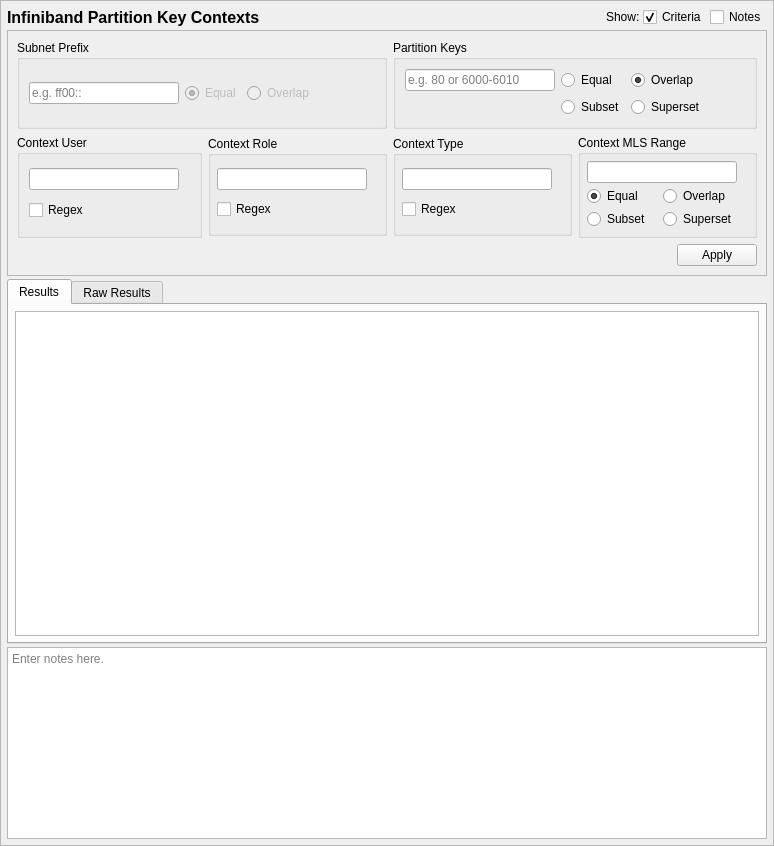
<?xml version="1.0" encoding="UTF-8"?>
<ui version="4.0">
 <class>PortconQueryTab_ui</class>
 <widget class="QScrollArea" name="PortconQueryTab_ui">
  <property name="geometry">
   <rect>
    <x>0</x>
    <y>0</y>
    <width>774</width>
    <height>846</height>
   </rect>
  </property>
  <property name="sizeAdjustPolicy">
   <enum>QAbstractScrollArea::AdjustToContents</enum>
  </property>
  <property name="widgetResizable">
   <bool>true</bool>
  </property>
  <widget class="QWidget" name="contents">
   <property name="geometry">
    <rect>
     <x>0</x>
     <y>0</y>
     <width>772</width>
     <height>844</height>
    </rect>
   </property>
   <property name="minimumSize">
    <size>
     <width>0</width>
     <height>0</height>
    </size>
   </property>
   <layout class="QGridLayout" name="gridLayout_9">
    <property name="leftMargin">
     <number>6</number>
    </property>
    <property name="topMargin">
     <number>6</number>
    </property>
    <property name="rightMargin">
     <number>6</number>
    </property>
    <property name="bottomMargin">
     <number>6</number>
    </property>
    <property name="spacing">
     <number>3</number>
    </property>
    <item row="3" column="0" colspan="5">
     <widget class="QTextEdit" name="notes">
      <property name="sizePolicy">
       <sizepolicy hsizetype="Preferred" vsizetype="Preferred">
        <horstretch>0</horstretch>
        <verstretch>0</verstretch>
       </sizepolicy>
      </property>
      <property name="minimumSize">
       <size>
        <width>0</width>
        <height>80</height>
       </size>
      </property>
      <property name="toolTip">
       <string>Optionally enter notes here about the query.</string>
      </property>
      <property name="placeholderText">
       <string>Enter notes here.</string>
      </property>
     </widget>
    </item>
    <item row="0" column="4">
     <widget class="QCheckBox" name="notes_expander">
      <property name="toolTip">
       <string>Show or hide the notes field (no data is lost)</string>
      </property>
      <property name="text">
       <string>Notes</string>
      </property>
     </widget>
    </item>
    <item row="0" column="3">
     <widget class="QCheckBox" name="criteria_expander">
      <property name="toolTip">
       <string>Show or hide the search criteria (no settings are lost)</string>
      </property>
      <property name="text">
       <string>Criteria</string>
      </property>
      <property name="checked">
       <bool>true</bool>
      </property>
     </widget>
    </item>
    <item row="0" column="0">
     <widget class="QLabel" name="label">
      <property name="sizePolicy">
       <sizepolicy hsizetype="Preferred" vsizetype="Fixed">
        <horstretch>0</horstretch>
        <verstretch>0</verstretch>
       </sizepolicy>
      </property>
      <property name="maximumSize">
       <size>
        <width>16777215</width>
        <height>20</height>
       </size>
      </property>
      <property name="font">
       <font>
        <pointsize>12</pointsize>
        <weight>75</weight>
        <bold>true</bold>
       </font>
      </property>
      <property name="text">
       <string>Infiniband Partition Key Contexts</string>
      </property>
     </widget>
    </item>
    <item row="0" column="2">
     <widget class="QLabel" name="label_2">
      <property name="text">
       <string>Show:</string>
      </property>
     </widget>
    </item>
    <item row="0" column="1">
     <spacer name="horizontalSpacer_5">
      <property name="orientation">
       <enum>Qt::Orientation::Horizontal</enum>
      </property>
      <property name="sizeHint" stdset="0">
       <size>
        <width>40</width>
        <height>20</height>
       </size>
      </property>
     </spacer>
    </item>
    <item row="2" column="0" colspan="5">
     <widget class="QTabWidget" name="results_frame">
      <property name="sizePolicy">
       <sizepolicy hsizetype="Preferred" vsizetype="MinimumExpanding">
        <horstretch>0</horstretch>
        <verstretch>1</verstretch>
       </sizepolicy>
      </property>
      <property name="currentIndex">
       <number>0</number>
      </property>
      <widget class="QWidget" name="results_framePage1">
       <property name="sizePolicy">
        <sizepolicy hsizetype="Preferred" vsizetype="MinimumExpanding">
         <horstretch>0</horstretch>
         <verstretch>0</verstretch>
        </sizepolicy>
       </property>
       <attribute name="title">
        <string>Results</string>
       </attribute>
       <layout class="QVBoxLayout" name="verticalLayout_3">
        <property name="leftMargin">
         <number>6</number>
        </property>
        <property name="topMargin">
         <number>6</number>
        </property>
        <property name="rightMargin">
         <number>6</number>
        </property>
        <property name="bottomMargin">
         <number>6</number>
        </property>
        <item>
         <widget class="SEToolsTableView" name="table_results">
          <property name="sizePolicy">
           <sizepolicy hsizetype="Preferred" vsizetype="MinimumExpanding">
            <horstretch>0</horstretch>
            <verstretch>0</verstretch>
           </sizepolicy>
          </property>
          <property name="sizeAdjustPolicy">
           <enum>QAbstractScrollArea::AdjustIgnored</enum>
          </property>
          <property name="alternatingRowColors">
           <bool>true</bool>
          </property>
          <property name="sortingEnabled">
           <bool>true</bool>
          </property>
         </widget>
        </item>
       </layout>
      </widget>
      <widget class="QWidget" name="results_framePage2">
       <property name="sizePolicy">
        <sizepolicy hsizetype="Preferred" vsizetype="MinimumExpanding">
         <horstretch>0</horstretch>
         <verstretch>0</verstretch>
        </sizepolicy>
       </property>
       <attribute name="title">
        <string>Raw Results</string>
       </attribute>
       <layout class="QVBoxLayout" name="verticalLayout_2">
        <property name="leftMargin">
         <number>6</number>
        </property>
        <property name="topMargin">
         <number>6</number>
        </property>
        <property name="rightMargin">
         <number>6</number>
        </property>
        <property name="bottomMargin">
         <number>6</number>
        </property>
        <item>
         <widget class="QPlainTextEdit" name="raw_results">
          <property name="sizePolicy">
           <sizepolicy hsizetype="Preferred" vsizetype="MinimumExpanding">
            <horstretch>0</horstretch>
            <verstretch>0</verstretch>
           </sizepolicy>
          </property>
          <property name="minimumSize">
           <size>
            <width>0</width>
            <height>0</height>
           </size>
          </property>
          <property name="font">
           <font>
            <family>Monospace</family>
           </font>
          </property>
          <property name="documentTitle">
           <string/>
          </property>
          <property name="lineWrapMode">
           <enum>QPlainTextEdit::NoWrap</enum>
          </property>
          <property name="readOnly">
           <bool>true</bool>
          </property>
         </widget>
        </item>
       </layout>
      </widget>
     </widget>
    </item>
    <item row="1" column="0" colspan="5">
     <widget class="QFrame" name="criteria_frame">
      <property name="maximumSize">
       <size>
        <width>16777215</width>
        <height>16777215</height>
       </size>
      </property>
      <property name="frameShape">
       <enum>QFrame::StyledPanel</enum>
      </property>
      <property name="frameShadow">
       <enum>QFrame::Raised</enum>
      </property>
      <layout class="QGridLayout" name="gridLayout_4">
       <item row="0" column="0" colspan="2">
        <widget class="QGroupBox" name="subnet_prefix_criteria">
         <property name="title">
          <string>Subnet Prefix</string>
         </property>
         <layout class="QGridLayout" name="gridLayout_3">
          <item row="0" column="0">
           <widget class="QLineEdit" name="subnet_prefix">
            <property name="sizePolicy">
             <sizepolicy hsizetype="Expanding" vsizetype="Fixed">
              <horstretch>0</horstretch>
              <verstretch>0</verstretch>
             </sizepolicy>
            </property>
            <property name="minimumSize">
             <size>
              <width>150</width>
              <height>0</height>
             </size>
            </property>
            <property name="maximumSize">
             <size>
              <width>250</width>
              <height>16777215</height>
             </size>
            </property>
            <property name="placeholderText">
             <string>e.g. ff00::</string>
            </property>
           </widget>
          </item>
          <item row="0" column="1">
           <widget class="QRadioButton" name="subnet_prefix_exact">
            <property name="enabled">
             <bool>false</bool>
            </property>
            <property name="toolTip">
             <string>Match the subnet mask if the criteria is equal to the ibpkeycon's subnet prefix.</string>
            </property>
            <property name="text">
             <string>Equal</string>
            </property>
            <property name="checked">
             <bool>true</bool>
            </property>
           </widget>
          </item>
          <item row="0" column="2">
           <widget class="QRadioButton" name="subnet_prefix_overlap">
            <property name="enabled">
             <bool>false</bool>
            </property>
            <property name="toolTip">
             <string>Match the subnet prefix if the criteria overlaps the ibpkeycon's subnet prefix.</string>
            </property>
            <property name="text">
             <string>Overlap</string>
            </property>
            <property name="checked">
             <bool>false</bool>
            </property>
           </widget>
          </item>
          <item row="0" column="3">
           <spacer name="horizontalSpacer_2">
            <property name="orientation">
             <enum>Qt::Orientation::Horizontal</enum>
            </property>
            <property name="sizeHint" stdset="0">
             <size>
              <width>40</width>
              <height>20</height>
             </size>
            </property>
           </spacer>
          </item>
         </layout>
        </widget>
       </item>
       <item row="1" column="0">
        <widget class="QGroupBox" name="user_critera">
         <property name="title">
          <string>Context User</string>
         </property>
         <layout class="QGridLayout" name="gridLayout_6">
          <item row="0" column="0">
           <widget class="QLineEdit" name="user">
            <property name="sizePolicy">
             <sizepolicy hsizetype="Expanding" vsizetype="Fixed">
              <horstretch>0</horstretch>
              <verstretch>0</verstretch>
             </sizepolicy>
            </property>
            <property name="minimumSize">
             <size>
              <width>150</width>
              <height>0</height>
             </size>
            </property>
           </widget>
          </item>
          <item row="1" column="0">
           <widget class="QCheckBox" name="user_regex">
            <property name="toolTip">
             <string>Use regular expressions to match the context's user.</string>
            </property>
            <property name="text">
             <string>Regex</string>
            </property>
           </widget>
          </item>
          <item row="0" column="1">
           <spacer name="horizontalSpacer_3">
            <property name="orientation">
             <enum>Qt::Orientation::Horizontal</enum>
            </property>
            <property name="sizeHint" stdset="0">
             <size>
              <width>40</width>
              <height>20</height>
             </size>
            </property>
           </spacer>
          </item>
         </layout>
        </widget>
       </item>
       <item row="1" column="1">
        <widget class="QGroupBox" name="role_criteria">
         <property name="maximumSize">
          <size>
           <width>16777215</width>
           <height>100</height>
          </size>
         </property>
         <property name="title">
          <string>Context Role</string>
         </property>
         <layout class="QGridLayout" name="gridLayout_2">
          <property name="leftMargin">
           <number>6</number>
          </property>
          <property name="topMargin">
           <number>6</number>
          </property>
          <property name="rightMargin">
           <number>6</number>
          </property>
          <property name="bottomMargin">
           <number>6</number>
          </property>
          <property name="spacing">
           <number>3</number>
          </property>
          <item row="0" column="0">
           <widget class="QLineEdit" name="role">
            <property name="sizePolicy">
             <sizepolicy hsizetype="Expanding" vsizetype="Fixed">
              <horstretch>0</horstretch>
              <verstretch>0</verstretch>
             </sizepolicy>
            </property>
            <property name="minimumSize">
             <size>
              <width>150</width>
              <height>0</height>
             </size>
            </property>
            <property name="maximumSize">
             <size>
              <width>250</width>
              <height>16777215</height>
             </size>
            </property>
           </widget>
          </item>
          <item row="1" column="0">
           <widget class="QCheckBox" name="role_regex">
            <property name="enabled">
             <bool>true</bool>
            </property>
            <property name="toolTip">
             <string>Use regular expressions to match the context's role.</string>
            </property>
            <property name="text">
             <string>Regex</string>
            </property>
           </widget>
          </item>
          <item row="0" column="1">
           <spacer name="horizontalSpacer_4">
            <property name="orientation">
             <enum>Qt::Orientation::Horizontal</enum>
            </property>
            <property name="sizeHint" stdset="0">
             <size>
              <width>40</width>
              <height>20</height>
             </size>
            </property>
           </spacer>
          </item>
         </layout>
        </widget>
       </item>
       <item row="1" column="2">
        <widget class="QGroupBox" name="type_criteria">
         <property name="maximumSize">
          <size>
           <width>16777215</width>
           <height>100</height>
          </size>
         </property>
         <property name="title">
          <string>Context Type</string>
         </property>
         <layout class="QGridLayout" name="gridLayout_5">
          <property name="leftMargin">
           <number>6</number>
          </property>
          <property name="topMargin">
           <number>6</number>
          </property>
          <property name="rightMargin">
           <number>6</number>
          </property>
          <property name="bottomMargin">
           <number>6</number>
          </property>
          <property name="spacing">
           <number>3</number>
          </property>
          <item row="1" column="1">
           <widget class="QCheckBox" name="type_regex">
            <property name="toolTip">
             <string>Use regular expressions to match the context's type.</string>
            </property>
            <property name="text">
             <string>Regex</string>
            </property>
           </widget>
          </item>
          <item row="0" column="1">
           <widget class="QLineEdit" name="type_">
            <property name="sizePolicy">
             <sizepolicy hsizetype="Expanding" vsizetype="Fixed">
              <horstretch>0</horstretch>
              <verstretch>0</verstretch>
             </sizepolicy>
            </property>
            <property name="minimumSize">
             <size>
              <width>150</width>
              <height>0</height>
             </size>
            </property>
            <property name="maximumSize">
             <size>
              <width>250</width>
              <height>16777215</height>
             </size>
            </property>
           </widget>
          </item>
          <item row="0" column="2">
           <spacer name="horizontalSpacer_6">
            <property name="orientation">
             <enum>Qt::Orientation::Horizontal</enum>
            </property>
            <property name="sizeHint" stdset="0">
             <size>
              <width>40</width>
              <height>20</height>
             </size>
            </property>
           </spacer>
          </item>
         </layout>
        </widget>
       </item>
       <item row="1" column="3">
        <widget class="QGroupBox" name="range_criteria">
         <property name="maximumSize">
          <size>
           <width>16777215</width>
           <height>16777215</height>
          </size>
         </property>
         <property name="title">
          <string>Context MLS Range</string>
         </property>
         <layout class="QGridLayout" name="gridLayout_8">
          <property name="leftMargin">
           <number>6</number>
          </property>
          <property name="topMargin">
           <number>6</number>
          </property>
          <property name="rightMargin">
           <number>6</number>
          </property>
          <property name="bottomMargin">
           <number>6</number>
          </property>
          <property name="spacing">
           <number>3</number>
          </property>
          <item row="2" column="1">
           <widget class="QRadioButton" name="range_exact">
            <property name="toolTip">
             <string>Match the context's range if the criteria is equal to the context's range.</string>
            </property>
            <property name="text">
             <string>Equal</string>
            </property>
            <property name="checked">
             <bool>true</bool>
            </property>
           </widget>
          </item>
          <item row="2" column="2">
           <widget class="QRadioButton" name="range_overlap">
            <property name="toolTip">
             <string>Match the context's range if the criteria overlaps the context's range.</string>
            </property>
            <property name="text">
             <string>Overlap</string>
            </property>
           </widget>
          </item>
          <item row="3" column="1">
           <widget class="QRadioButton" name="range_subset">
            <property name="toolTip">
             <string>Match the context's range if the criteria is a subset of the context's range.</string>
            </property>
            <property name="text">
             <string>Subset</string>
            </property>
           </widget>
          </item>
          <item row="3" column="2">
           <widget class="QRadioButton" name="range_superset">
            <property name="toolTip">
             <string>Match the context's range if the criteria is a superset to the context's range.</string>
            </property>
            <property name="text">
             <string>Superset</string>
            </property>
           </widget>
          </item>
          <item row="1" column="1" colspan="2">
           <widget class="QLineEdit" name="range_">
            <property name="sizePolicy">
             <sizepolicy hsizetype="Expanding" vsizetype="Fixed">
              <horstretch>0</horstretch>
              <verstretch>0</verstretch>
             </sizepolicy>
            </property>
            <property name="minimumSize">
             <size>
              <width>150</width>
              <height>20</height>
             </size>
            </property>
            <property name="maximumSize">
             <size>
              <width>250</width>
              <height>16777215</height>
             </size>
            </property>
           </widget>
          </item>
          <item row="1" column="3">
           <spacer name="horizontalSpacer_7">
            <property name="orientation">
             <enum>Qt::Orientation::Horizontal</enum>
            </property>
            <property name="sizeType">
             <enum>QSizePolicy::Preferred</enum>
            </property>
            <property name="sizeHint" stdset="0">
             <size>
              <width>40</width>
              <height>20</height>
             </size>
            </property>
           </spacer>
          </item>
         </layout>
        </widget>
       </item>
       <item row="2" column="3">
        <widget class="QDialogButtonBox" name="buttonBox">
         <property name="standardButtons">
          <set>QDialogButtonBox::StandardButton::Apply</set>
         </property>
        </widget>
       </item>
       <item row="0" column="2" colspan="2">
        <widget class="QGroupBox" name="pkeys_criteria">
         <property name="title">
          <string>Partition Keys</string>
         </property>
         <layout class="QGridLayout" name="gridLayout">
          <item row="0" column="0">
           <widget class="QLineEdit" name="pkeys">
            <property name="sizePolicy">
             <sizepolicy hsizetype="Expanding" vsizetype="Fixed">
              <horstretch>0</horstretch>
              <verstretch>0</verstretch>
             </sizepolicy>
            </property>
            <property name="minimumSize">
             <size>
              <width>150</width>
              <height>0</height>
             </size>
            </property>
            <property name="maximumSize">
             <size>
              <width>250</width>
              <height>16777215</height>
             </size>
            </property>
            <property name="placeholderText">
             <string>e.g. 80 or 6000-6010</string>
            </property>
           </widget>
          </item>
          <item row="1" column="3">
           <widget class="QRadioButton" name="pkeys_superset">
            <property name="toolTip">
             <string>Match the port range if the criteria is a superset to the portcon's port range.</string>
            </property>
            <property name="text">
             <string>Superset</string>
            </property>
           </widget>
          </item>
          <item row="0" column="3">
           <widget class="QRadioButton" name="pkeys_overlap">
            <property name="toolTip">
             <string>Match the port range if the criteria overlaps the portcon's port range.</string>
            </property>
            <property name="text">
             <string>Overlap</string>
            </property>
            <property name="checked">
             <bool>true</bool>
            </property>
           </widget>
          </item>
          <item row="0" column="2">
           <widget class="QRadioButton" name="pkeys_exact">
            <property name="toolTip">
             <string>Match the port range if the criteria is equal to the portcon's port range.</string>
            </property>
            <property name="text">
             <string>Equal</string>
            </property>
            <property name="checked">
             <bool>false</bool>
            </property>
           </widget>
          </item>
          <item row="1" column="2">
           <widget class="QRadioButton" name="pkeys_subset">
            <property name="toolTip">
             <string>Match the port range if the criteria is a subset of the portcon's port range.</string>
            </property>
            <property name="text">
             <string>Subset</string>
            </property>
           </widget>
          </item>
          <item row="0" column="4">
           <spacer name="horizontalSpacer">
            <property name="orientation">
             <enum>Qt::Orientation::Horizontal</enum>
            </property>
            <property name="sizeHint" stdset="0">
             <size>
              <width>40</width>
              <height>20</height>
             </size>
            </property>
           </spacer>
          </item>
         </layout>
        </widget>
       </item>
      </layout>
      <zorder>role_criteria</zorder>
      <zorder>type_criteria</zorder>
      <zorder>user_critera</zorder>
      <zorder>range_criteria</zorder>
      <zorder>buttonBox</zorder>
      <zorder>pkeys_criteria</zorder>
      <zorder>subnet_prefix_criteria</zorder>
     </widget>
    </item>
   </layout>
  </widget>
 </widget>
 <customwidgets>
  <customwidget>
   <class>SEToolsTableView</class>
   <extends>QTableView</extends>
   <header>setoolsgui/tableview.h</header>
  </customwidget>
 </customwidgets>
 <tabstops>
  <tabstop>criteria_expander</tabstop>
  <tabstop>notes_expander</tabstop>
  <tabstop>subnet_prefix</tabstop>
  <tabstop>subnet_prefix_exact</tabstop>
  <tabstop>subnet_prefix_overlap</tabstop>
  <tabstop>pkeys</tabstop>
  <tabstop>pkeys_exact</tabstop>
  <tabstop>pkeys_overlap</tabstop>
  <tabstop>pkeys_subset</tabstop>
  <tabstop>pkeys_superset</tabstop>
  <tabstop>user</tabstop>
  <tabstop>user_regex</tabstop>
  <tabstop>role</tabstop>
  <tabstop>role_regex</tabstop>
  <tabstop>type_</tabstop>
  <tabstop>type_regex</tabstop>
  <tabstop>range_</tabstop>
  <tabstop>range_exact</tabstop>
  <tabstop>range_overlap</tabstop>
  <tabstop>range_subset</tabstop>
  <tabstop>range_superset</tabstop>
  <tabstop>results_frame</tabstop>
  <tabstop>table_results</tabstop>
  <tabstop>raw_results</tabstop>
  <tabstop>notes</tabstop>
 </tabstops>
 <resources/>
 <connections>
  <connection>
   <sender>criteria_expander</sender>
   <signal>toggled(bool)</signal>
   <receiver>criteria_frame</receiver>
   <slot>setVisible(bool)</slot>
   <hints>
    <hint type="sourcelabel">
     <x>592</x>
     <y>16</y>
    </hint>
    <hint type="destinationlabel">
     <x>386</x>
     <y>232</y>
    </hint>
   </hints>
  </connection>
  <connection>
   <sender>notes_expander</sender>
   <signal>toggled(bool)</signal>
   <receiver>notes</receiver>
   <slot>setVisible(bool)</slot>
   <hints>
    <hint type="sourcelabel">
     <x>735</x>
     <y>16</y>
    </hint>
    <hint type="destinationlabel">
     <x>386</x>
     <y>756</y>
    </hint>
   </hints>
  </connection>
 </connections>
</ui>
